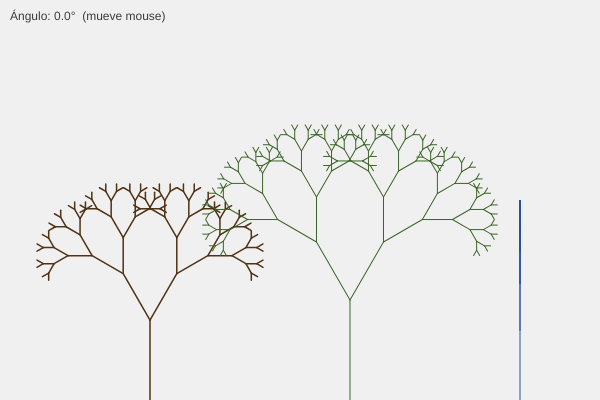
Frame 1 (no input)
Frame 60 (no input): identical to frame 1, image omitted
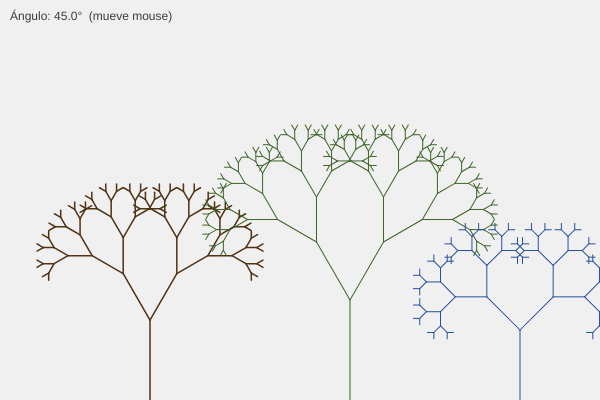
Frame 120 (the mouse pressed at the canvas centre since frame 60)

The p5.js sketch that drew these frames (run headless with seeded random() and noise() and a simulated clock; from frame 60 on, the mouse is pressed at the canvas centre):

// p5.js sketch
// ── sketch.js
// NIVEL 1 — árbol con ángulo fijo PI/6 (30°)
function rama(len) {
  line(0, 0, 0, -len);
  translate(0, -len);
  if (len > 8) {
    push(); rotate(PI/6);  rama(len * 0.67); pop();
    push(); rotate(-PI/6); rama(len * 0.67); pop();
  }
}

// NIVEL 3 — ángulo controlado por mouse
function ramaInteractiva(len, ang) {
  line(0, 0, 0, -len);
  translate(0, -len);
  if (len > 8) {
    push(); rotate(ang);  ramaInteractiva(len * 0.67, ang); pop();
    push(); rotate(-ang); ramaInteractiva(len * 0.67, ang); pop();
  }
}

function setup() {
  createCanvas(600, 400);
}

function draw() {
  background(240);

  // NIVEL 1 — árbol estático con ángulo PI/6
  push();
  stroke(80, 50, 20); strokeWeight(1.5);
  translate(150, height);
  rama(80);
  pop();

  // NIVEL 2 — árbol con más profundidad (longitud inicial mayor)
  push();
  stroke(60, 100, 40); strokeWeight(1);
  translate(350, height);
  rama(100);
  pop();

  // NIVEL 3 — ángulo dinámico con mouse
  let ang = map(mouseX, 0, width, 0, PI / 2);
  push();
  stroke(40, 80, 160); strokeWeight(1);
  translate(520, height);
  ramaInteractiva(70, ang);
  pop();

  // etiqueta
  fill(60); noStroke(); textSize(12);
  text("Ángulo: " + nf(degrees(ang), 1, 1) + "°  (mueve mouse)", 10, 20);
}
